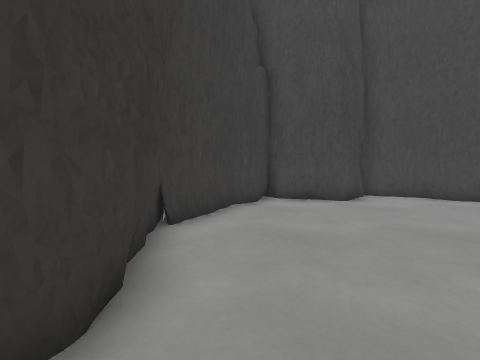
View 1 (above)

13 first-person views from a walk through a level from a Godot 3-D game. The camera is 1.4 m above the floor, tilts 4° down and sees 85° across. The floor is counted in squares, 1 m on a side. Each view is taken from the middle of a square. On the plan, view 1 faces up. The plan holds only what a view shows up to about 13 squares ahead; the rest is blank. The place goes on beyond the plan. Surface patterns are stand-ins for the level's own textures.

View 2
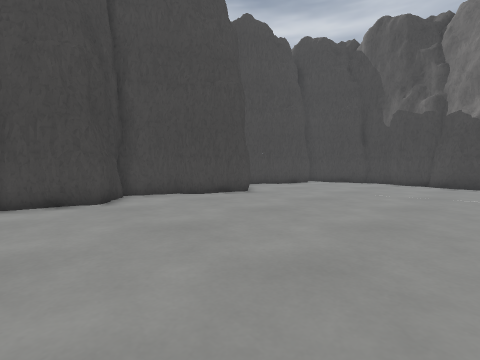

View 3
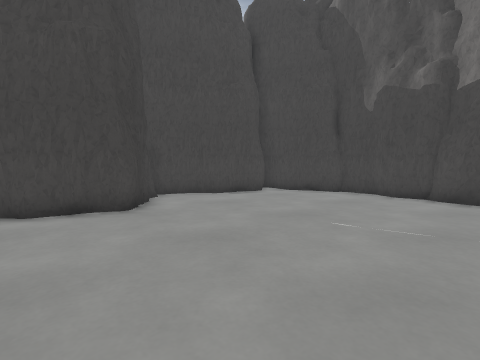

View 4
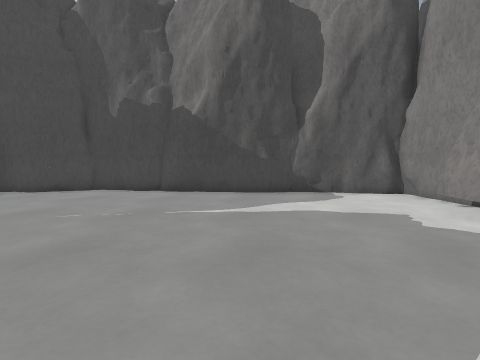

View 5
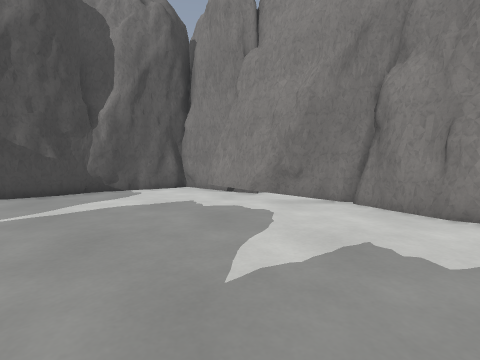

View 6
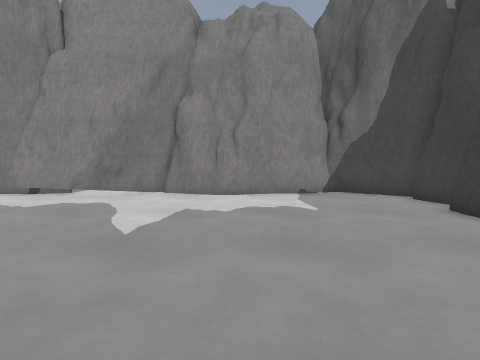

View 7
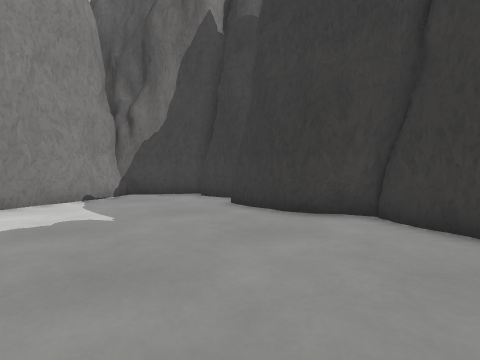

View 8
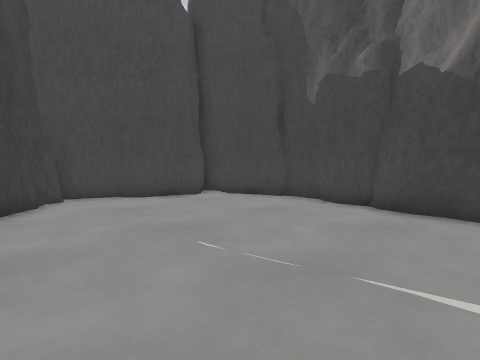

View 9
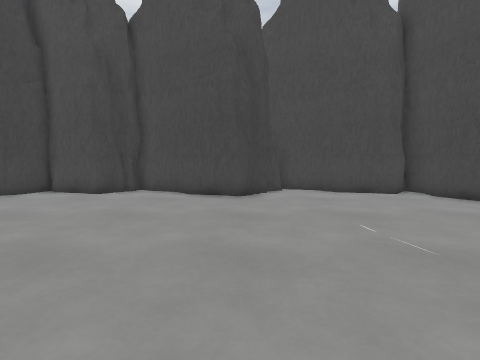

View 10
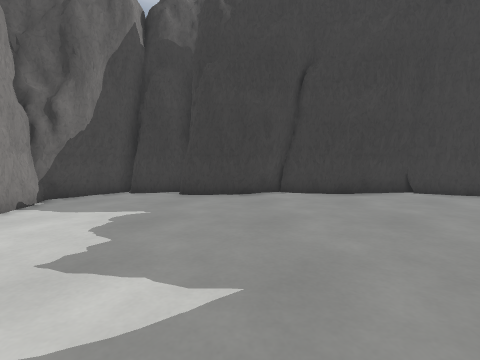

View 11
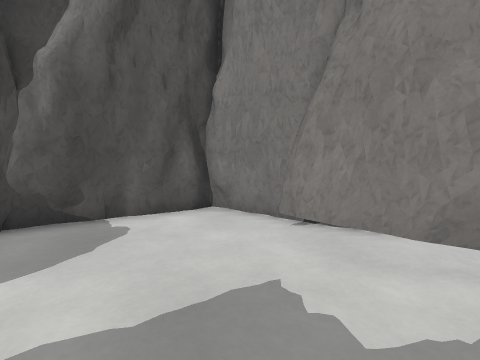

View 12
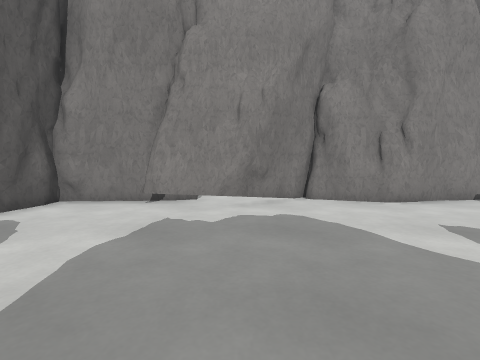

View 13
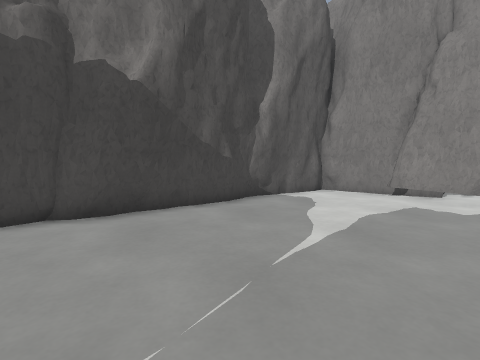

### Floor plan
Key: @ floor where view 1 was taken; # wall or solid block; . floor.
Columns run from 2 left of view 1 to 19 right of it. Each row starts with its distance up from view 1.
 11       ####   ####
 10   #####..## ##..#####
  9  ##.......###......##
  8  #..................##
  7 ##...................#
  6 #....................#
  5 #....................#
  4 ##...................#
  3 ##...................#
  2 ##..................##
  1 #...................#
  0 #.@.................#
 -1 ##..................#
 -2  #..................#
 -3  #..................#
 -4 ##..................#
 -5 #...................#
 -6 #...................#
 -7 #.............###..##
 -8 ##.....##...########
 -9  ############

Where each view was taken, in squares from view 1:
view 1: 0 up, 0 right, facing up
view 2: 0 up, 1 right, facing up-right
view 3: 1 up, 7 right, facing up-right
view 4: 1 down, 6 right, facing right
view 5: 0 up, 5 right, facing down-right
view 6: 3 up, 5 right, facing down
view 7: 2 up, 5 right, facing down-left
view 8: 0 up, 10 right, facing up-right
view 9: 2 down, 10 right, facing up
view 10: 2 down, 10 right, facing left
view 11: 3 down, 11 right, facing down-right
view 12: 1 up, 11 right, facing down
view 13: 4 up, 11 right, facing down-right
